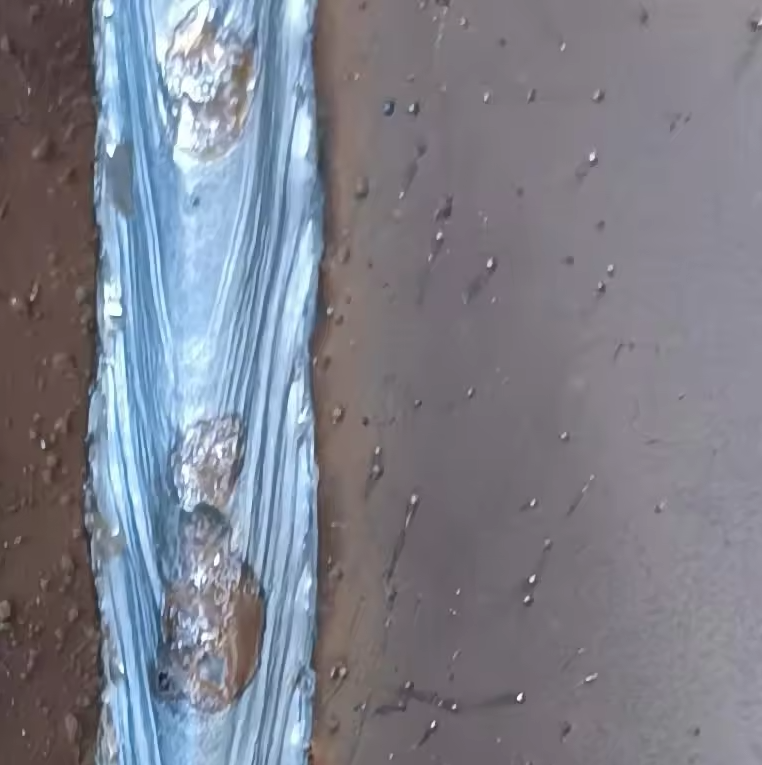
#> input picture img/weld.jpg, 762 x 765 px
$ python -i image_processing.py   (imports and definitions only)   (older library calls are emulated)
#> lines starting #> are read from the running program, lines starting #| are printed output that depends on the picture
#> further down, picture is the input picture: shape (765, 762, 3); mean B, G, R 138.7, 127.8, 125.6
import cv2
import numpy as np

def to_gray(img):
    return cv2.cvtColor(img, cv2.COLOR_BGR2GRAY)

def blur(img, ksize=5):
    return cv2.GaussianBlur(img, (ksize, ksize), 0)

def canny(img, threshold1=100, threshold2=200):
    return cv2.Canny(img, threshold1, threshold2)

def invert(img):
    return cv2.bitwise_not(img)

# [4 lines left out: function threshold, not called in this run]

def sharpen(img):
    kernel = np.array([[0,-1,0],[-1,5,-1],[0,-1,0]])
    return cv2.filter2D(img, -1, kernel)

# 新增图像处理函数

def median_blur(img, ksize=5):
    return cv2.medianBlur(img, ksize)

def bilateral_filter(img, d=9, sigmaColor=75, sigmaSpace=75):
    return cv2.bilateralFilter(img, d, sigmaColor, sigmaSpace)

def emboss(img):
    kernel = np.array([[-2,-1,0],[-1,1,1],[0,1,2]])
    return cv2.filter2D(img, -1, kernel)

def sobel_edge(img):
    gray = cv2.cvtColor(img, cv2.COLOR_BGR2GRAY)
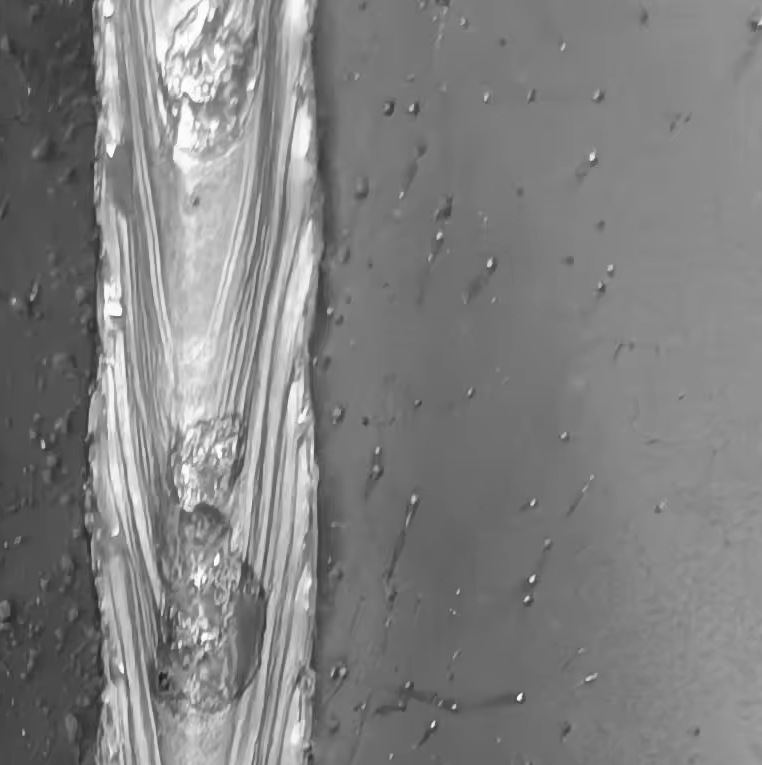
#> gray: shape (765, 762); min 21, max 255, mean 128.4
    grad_x = cv2.Sobel(gray, cv2.CV_16S, 1, 0)
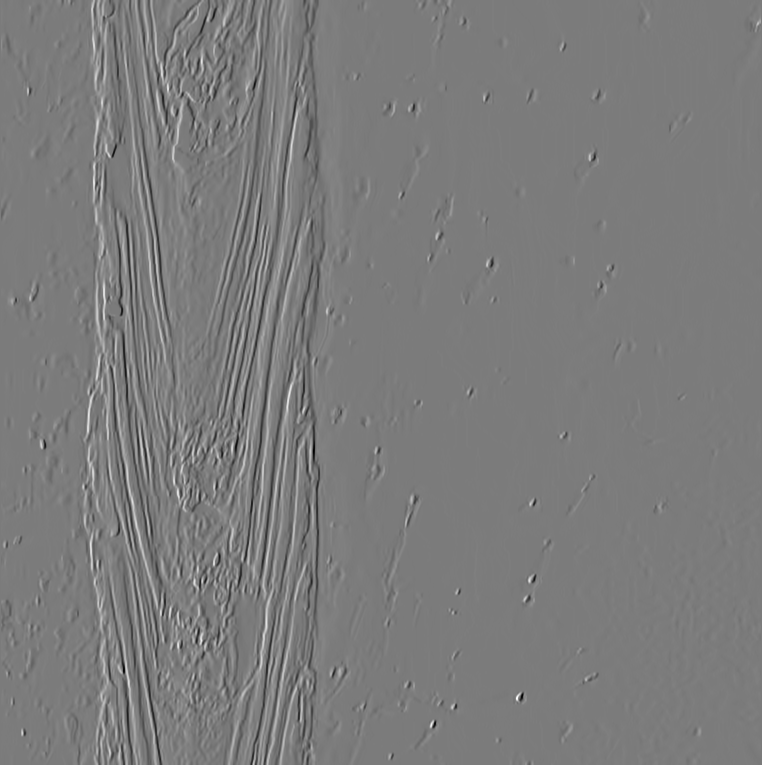
#> grad_x: shape (765, 762) int16; min -579, max 613, mean 0.7; drawn with min black and max white
    grad_y = cv2.Sobel(gray, cv2.CV_16S, 0, 1)
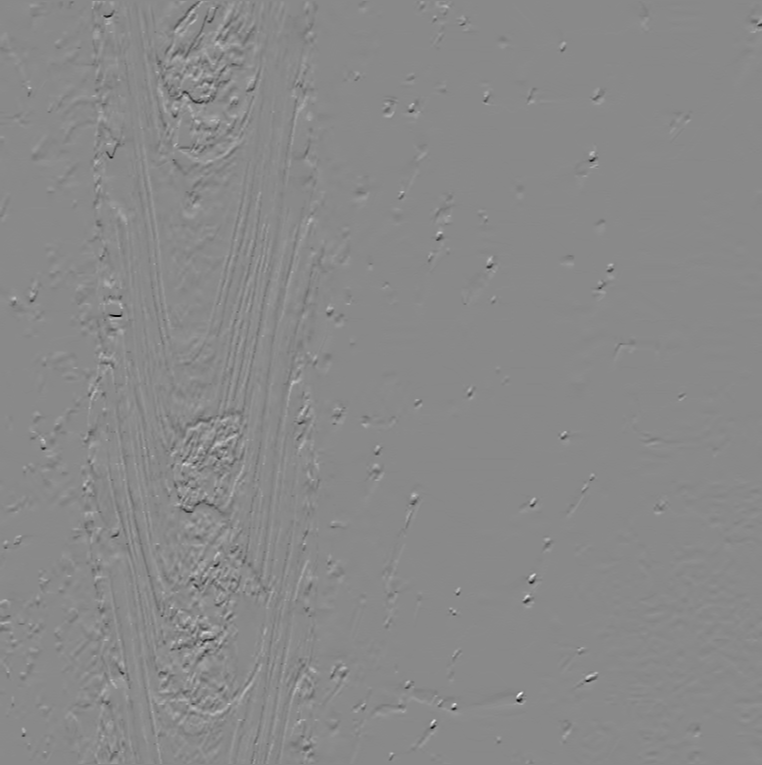
#> grad_y: shape (765, 762) int16; min -557, max 475, mean -0.1; drawn with min black and max white
    abs_x = cv2.convertScaleAbs(grad_x)
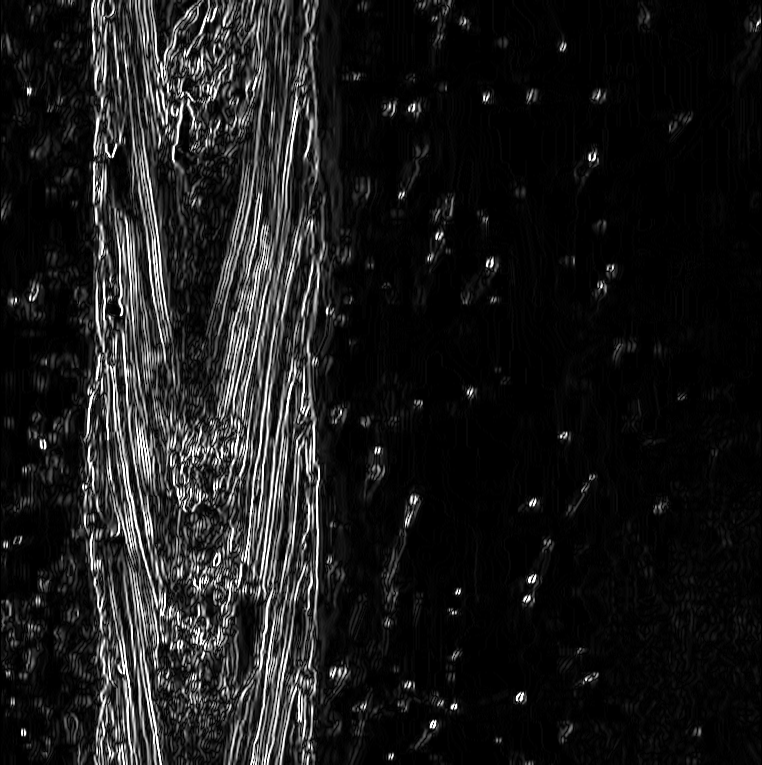
#> abs_x: shape (765, 762); min 0, max 255, mean 26.3
    abs_y = cv2.convertScaleAbs(grad_y)
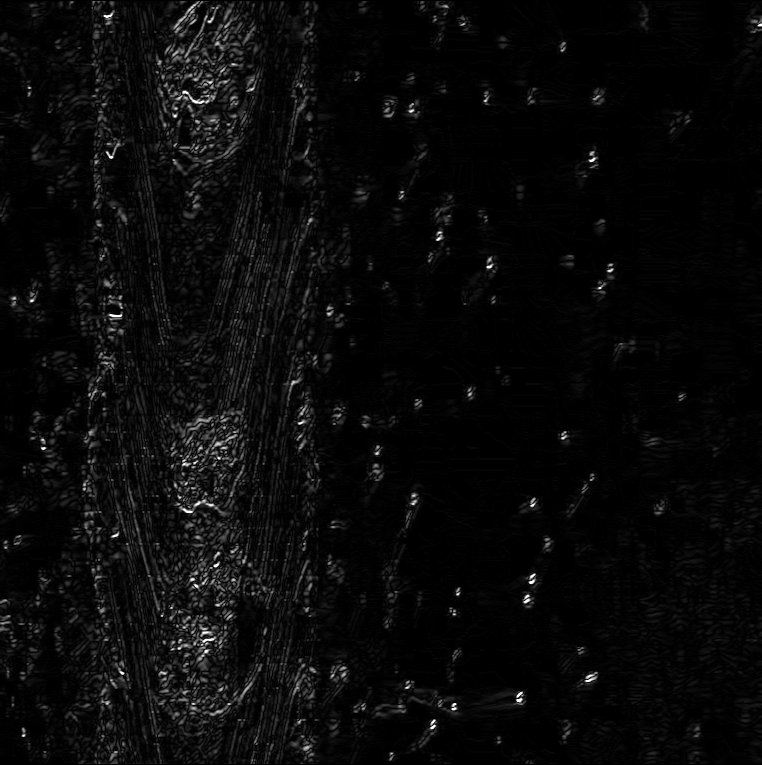
#> abs_y: shape (765, 762); min 0, max 255, mean 9.5
    edge = cv2.addWeighted(abs_x, 0.5, abs_y, 0.5, 0)
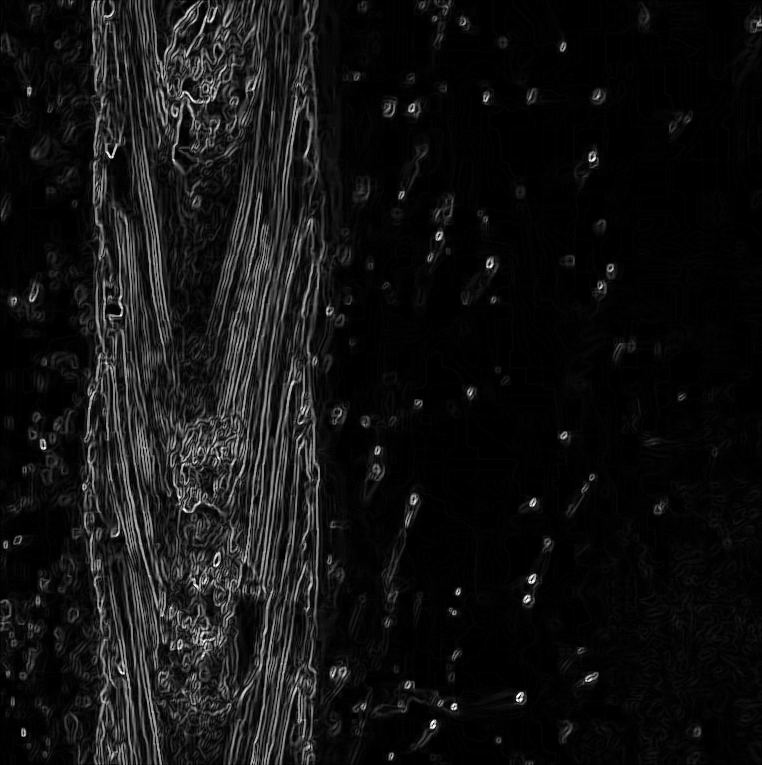
#> edge: shape (765, 762); min 0, max 255, mean 17.9
    return cv2.cvtColor(edge, cv2.COLOR_GRAY2BGR)

# [124 lines left out: functions laplacian_edge, cartoon, flip, power_law, log_transform, hist_equalize and 8 more, not called in this run]

# 3.3 计算边界线段的n阶统计矩
def contour_moments(contour, n=3):
    return cv2.moments(contour)

# 3.4 区域描绘子
# [77 lines left out: functions region_descriptors, histogram_moments, glcm_features, hu_moments, pca_compress, not called in this run]

# 形态学操作

def erode(img, ksize=3, iterations=1):
    kernel = np.ones((ksize, ksize), np.uint8)
    return cv2.erode(img, kernel, iterations=iterations)

def dilate(img, ksize=3, iterations=1):
    kernel = np.ones((ksize, ksize), np.uint8)
    return cv2.dilate(img, kernel, iterations=iterations)

def morph_open(img, ksize=3):
    kernel = np.ones((ksize, ksize), np.uint8)
    return cv2.morphologyEx(img, cv2.MORPH_OPEN, kernel)

def morph_close(img, ksize=3):
    kernel = np.ones((ksize, ksize), np.uint8)
    return cv2.morphologyEx(img, cv2.MORPH_CLOSE, kernel)

def morph_gradient(img, ksize=3):
    kernel = np.ones((ksize, ksize), np.uint8)
    return cv2.morphologyEx(img, cv2.MORPH_GRADIENT, kernel)

def morph_tophat(img, ksize=3):
    kernel = np.ones((ksize, ksize), np.uint8)
    return cv2.morphologyEx(img, cv2.MORPH_TOPHAT, kernel)

def morph_blackhat(img, ksize=3):
    kernel = np.ones((ksize, ksize), np.uint8)
    return cv2.morphologyEx(img, cv2.MORPH_BLACKHAT, kernel)

# 轮廓检测扩展

# [15 lines left out: functions find_all_contours, draw_contour, approx_poly_contour, not called in this run]

def bounding_rect(contour):
    x, y, w, h = cv2.boundingRect(contour)
    return (x, y, w, h)

# [40 lines left out: functions min_area_rect, min_enclosing_circle, region_properties, not called in this run]

>>> import cv2
>>> picture = cv2.imread('img/weld.jpg')
>>> result = sobel_edge(picture)
